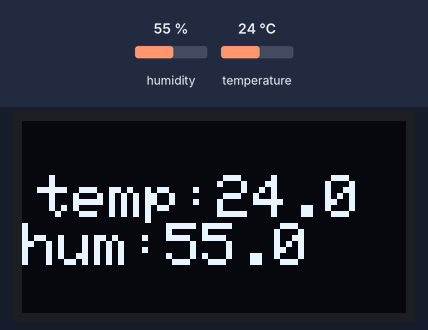
A sketch run on a simulated ESP32. Shown: 128×64 one-colour display. Inputs (shaded band) come from the test bench; at power-on: temperature 24 °C, humidity 55 %. What the sketch prints to the serial monitor is not drawn.

Above: at 2.2 s.
2.3 s: temperature set to 12 °C
At 4.0 s:
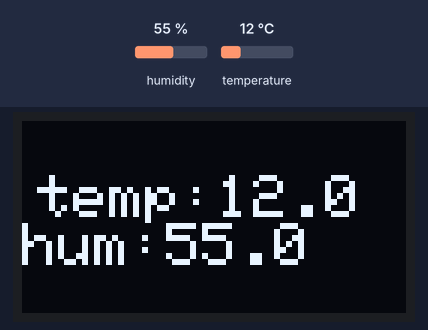
4.8 s: humidity set to 22 %
At 6.1 s:
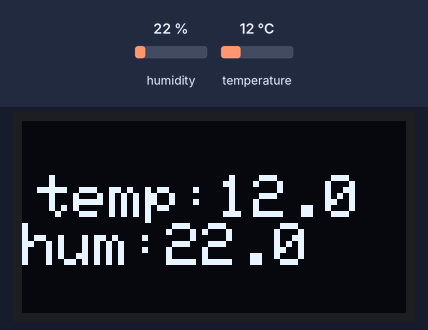
7.0 s: temperature set to 19 °C
At 8.2 s:
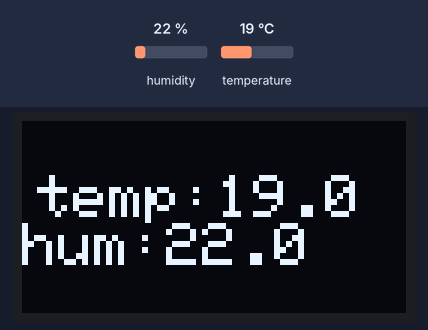
9.2 s: humidity set to 40 %
At 10.3 s:
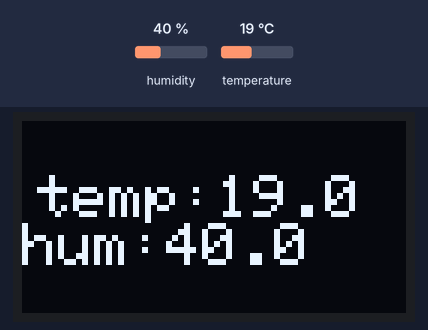
Timing chart, 0 to 12.2 s (numbered marks = the images above; inputs shaded):
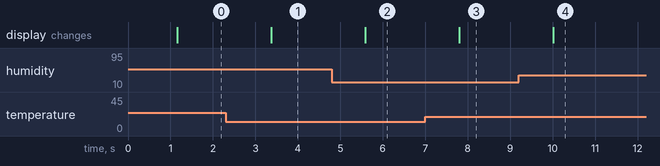

Measured:
- after the input at 2.3 s, the display: changes after 1.1 s (image 1)
- after the input at 4.8 s, the display: changes after 0.79 s (image 2)
- after the input at 7.0 s, the display: changes after 0.80 s (image 3)
- after the input at 9.2 s, the display: changes after 0.81 s (image 4)

The sketch:

sketch.ino
```cpp
#include <SPI.h>
#include <Wire.h>
#include "Adafruit_SHT4x.h"

#include <Adafruit_GFX.h>
#include <Adafruit_SSD1306.h>

#define SCREEN_WIDTH 128
#define SCREEN_HEIGHT 64

#define OLED_MOSI   23 // D1
#define OLED_CLK    18 // D0
#define OLED_DC     16
#define OLED_CS     5
#define OLED_RESET  17

Adafruit_SHT4x sht4 = Adafruit_SHT4x();
Adafruit_SSD1306 display= Adafruit_SSD1306(SCREEN_WIDTH, SCREEN_HEIGHT,
  OLED_MOSI, OLED_CLK, OLED_DC, OLED_RESET, OLED_CS);


void setup()
{
  Serial.begin(115200);

  if(!display.begin(SSD1306_SWITCHCAPVCC))
  {
    Serial.println(F("SSD1306 allocation failed"));
    for(;;);
  }

  display.clearDisplay();
  display.display();
  delay(1000);

//////////////////
  while (!Serial)
    delay(10);     // will pause Zero, Leonardo, etc until serial console opens

  Serial.println("Adafruit SHT4x test");
    Wire.begin(21, 22);
  if (! sht4.begin(&Wire))
  {
    Serial.println("Couldn't find SHT4x");
    while (1) delay(1);
  }
  Serial.println("Found SHT4x sensor");
  Serial.print("Serial number 0x");
  Serial.println(sht4.readSerial(), HEX);

  // You can have 3 different precisions, higher precision takes longer
  sht4.setPrecision(SHT4X_HIGH_PRECISION);

  // You can have 6 different heater settings
  sht4.setHeater(SHT4X_NO_HEATER);

}


/*
void loop()
{
  sensors_event_t humidity, temp;

  uint32_t timestamp = millis();
  sht4.getEvent(&humidity, &temp);// populate temp and humidity objects with fresh data
  timestamp = millis() - timestamp;

  Serial.print("Temperature: ");
  Serial.print(temp.temperature);
  Serial.println(" degrees C");
  Serial.print("Humidity: ");
  Serial.print(humidity.relative_humidity);
  Serial.println("% rH");

  Serial.print("Read duration (ms): ");
  Serial.println(timestamp);

  delay(1000);
}*/

void loop()
{
  StaticTextDisplay();
}

void StaticTextDisplay()
{
sensors_event_t humidity, temp;

  uint32_t timestamp = millis();
  sht4.getEvent(&humidity, &temp);// populate temp and humidity objects with fresh data
  timestamp = millis() - timestamp;

  Serial.print("Temperature: ");
  Serial.print(temp.temperature);
  Serial.print("\n");
  display.clearDisplay();
  display.setTextSize(2);
  display.setTextColor(SSD1306_WHITE);
  display.setCursor(5,18);
  char buf[1024];
  snprintf(buf,sizeof(buf),"temp:%0.1f\nhum:%0.1f",temp.temperature,humidity.relative_humidity);
  display.println(buf);
  display.display();
  delay(1000);
}
```
